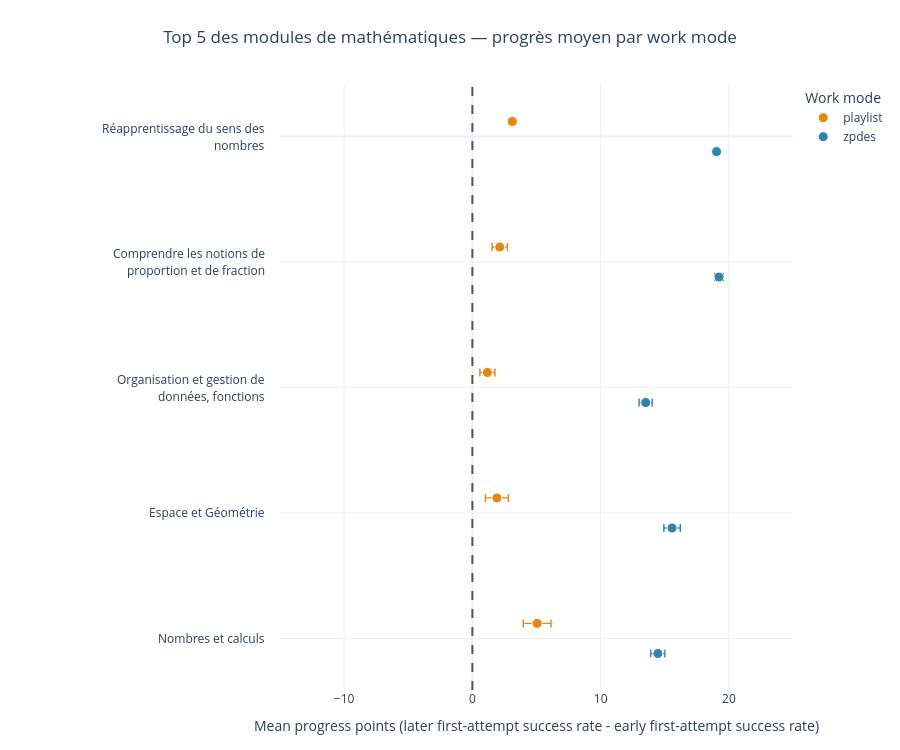
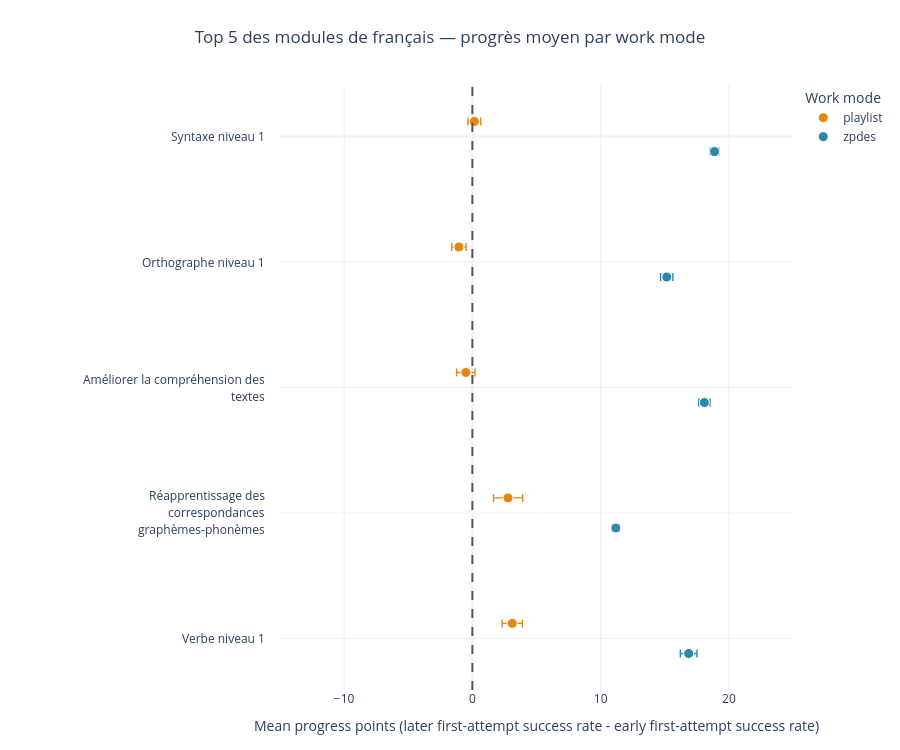

The code cell stored with these charts, in order, in its notebook:
### Markdown cell above
## 12. Display separate maths and French forest plots

These two additional descriptive plots apply the same eligibility, ranking, estimation, and confidence-interval logic as the global forest plot. Ranking is recomputed within each subject: up to five mathematics modules and up to five French modules are selected by pooled raw attempt volume.

### Code cell
# Additional top-five forest plots by subject.
import json

SUBJECT_TOP_N_MODULES = 5
MATHS_MODULE_CODES = {f'M{module_number}' for module_number in range(101, 109)}

with MODULE_CONFIG_JSON.open(encoding='utf-8') as module_config_file:
    configured_modules = json.load(module_config_file)['config']['module']

module_subject = {}
for module_key, module_metadata in configured_modules.items():
    module_code = str(module_metadata.get('code') or f'M{module_key}')
    module_title = module_metadata.get('title') or {}
    module_name = module_title.get('short') or module_title.get('long') or module_code
    module_subject[module_name] = (
        'Math\u00e9matiques' if module_code in MATHS_MODULE_CODES else 'Fran\u00e7ais'
    )

observed_modules = set().union(
    *(set(frame['module'].dropna().unique()) for frame in populations.values())
)
unclassified_modules = observed_modules.difference(module_subject)
if unclassified_modules:
    raise ValueError(
        'Modules without a maths/French catalogue classification: '
        f'{sorted(unclassified_modules)}'
    )


def _style_subject_forest_figure(subject_figure, subject_title, subject_plot_table):
    displayed_count = subject_plot_table['module'].nunique()
    figure_height = max(750, 150 * displayed_count)
    label_annotations = []
    for tick_value, module in zip(
        subject_figure.layout.yaxis.tickvals,
        subject_figure.layout.yaxis.ticktext,
        strict=True,
    ):
        label_lines = textwrap.wrap(
            str(module).replace('-', '\N{NON-BREAKING HYPHEN}'),
            width=MODULE_LABEL_WRAP_WIDTH,
            break_long_words=False,
            break_on_hyphens=False,
        )
        label_center = (len(label_lines) - 1) / 2
        for line_index, label_line in enumerate(label_lines):
            label_annotations.append(
                {
                    'xref': 'paper',
                    'yref': 'y',
                    'x': -0.025,
                    'y': tick_value,
                    'text': label_line,
                    'showarrow': False,
                    'xanchor': 'right',
                    'yanchor': 'middle',
                    'yshift': (label_center - line_index) * 17,
                    'font': {'size': 12, 'color': '#2A3F5F'},
                }
            )
    subject_figure.update_xaxes(range=list(FOREST_X_RANGE))
    subject_figure.update_yaxes(showticklabels=False, title_text='')
    subject_figure.update_layout(
        title=subject_title,
        title_x=0.5,
        height=figure_height,
        margin={'l': 280, 'r': 40, 't': 85, 'b': 60},
        annotations=[
            *list(subject_figure.layout.annotations or ()),
            *label_annotations,
        ],
    )
    return figure_height


subject_forest_outputs = {}
for subject_name, subject_slug in (
    ('Math\u00e9matiques', 'maths'),
    ('Fran\u00e7ais', 'francais'),
):
    subject_modules = {
        module for module, subject in module_subject.items() if subject == subject_name
    }
    subject_populations = {
        population: frame[frame['module'].isin(subject_modules)].copy()
        for population, frame in populations.items()
    }
    subject_activities = {
        population: frame[frame['module'].isin(subject_modules)].copy()
        for population, frame in activity_by_population.items()
    }
    subject_usage, subject_plot_table = build_top_module_plot_table(
        subject_populations,
        subject_activities,
        top_n_modules=SUBJECT_TOP_N_MODULES,
        require_both_work_modes=not ALLOW_SINGLE_MODE_TOP_MODULES,
        plot_by_population=PLOT_BY_POPULATION,
        forest_population=FOREST_POPULATION,
    )
    subject_figure = build_forest_figure(subject_plot_table)
    subject_forest_outputs[subject_slug] = {
        'usage': subject_usage,
        'plot_table': subject_plot_table,
        'figure': subject_figure,
    }

    selected_count = (
        subject_usage.loc[subject_usage['selected_for_plot'], 'module'].nunique()
        if not subject_usage.empty
        else 0
    )
    eligible_count = (
        subject_usage.loc[subject_usage['eligible_for_plot'], 'module'].nunique()
        if not subject_usage.empty
        else 0
    )
    print(
        f'{subject_name}: selected {selected_count} of '
        f'{SUBJECT_TOP_N_MODULES} requested modules from {eligible_count} eligible modules.'
    )
    if subject_figure is None:
        print(f'No {subject_name.lower()} forest plot could be created.')
        continue

    subject_height = _style_subject_forest_figure(
        subject_figure,
        f'Top 5 des modules de {subject_name.lower()} \u2014 progr\u00e8s moyen par work mode',
        subject_plot_table,
    )
    subject_config = {
        'toImageButtonOptions': {
            'format': 'svg',
            'filename': f'work_mode_progress_top_5_{subject_slug}_forest',
            'width': FOREST_EXPORT_WIDTH,
            'height': subject_height,
            'scale': 1,
        },
        'displaylogo': False,
        'responsive': True,
    }
    subject_figure.show(config=subject_config)

### Figure 1 — Plotly figure (JSON) as saved in the notebook; plotly's stock layout.template omitted (floating-point values rounded to 4 significant figures)
{"data": [{"customdata": [[25029, 3095, 2624], [9663, 1436, 1311], [13152, 3663, 1729], [4835, 1470, 549], [2724, 773, 322]], "error_x": {"array": [0.2955, 0.6022, 0.5878, 0.8951, 1.082], "arrayminus": [0.2955, 0.6022, 0.5878, 0.8951, 1.082], "symmetric": false, "thickness": 1.4, "type": "data"}, "hovertemplate": "%{fullData.name}<br>module=%{text}<br>mean_progress=%{x:.2f}<br>rows=%{customdata[0]}<br>students=%{customdata[1]}<br>activities=%{customdata[2]}<extra></extra>", "marker": {"color": "#E68613", "line": {"color": "white", "width": 1}, "size": 10, "symbol": "circle"}, "mode": "markers", "name": "playlist", "text": ["Réapprentissage du sens des nombres", "Comprendre les notions de proportion et de fraction", "Organisation et gestion de données, fonctions", "Espace et Géométrie", "Nombres et calculs"], "type": "scatter", "x": [3.116, 2.133, 1.17, 1.912, 5.051], "y": [-0.12, 0.88, 1.88, 2.88, 3.88]}, {"customdata": [[100528, 9823, 70], [35100, 3262, 68], [16976, 2914, 45], [10252, 1450, 58], [12045, 1385, 75]], "error_x": {"array": [0.186, 0.3351, 0.5091, 0.6432, 0.5481], "arrayminus": [0.186, 0.3351, 0.5091, 0.6432, 0.5481], "symmetric": false, "thickness": 1.4, "type": "data"}, "hovertemplate": "%{fullData.name}<br>module=%{text}<br>mean_progress=%{x:.2f}<br>rows=%{customdata[0]}<br>students=%{customdata[1]}<br>activities=%{customdata[2]}<extra></extra>", "marker": {"color": "#2E86AB", "line": {"color": "white", "width": 1}, "size": 10, "symbol": "circle"}, "mode": "markers", "name": "zpdes", "text": ["Réapprentissage du sens des nombres", "Comprendre les notions de proportion et de fraction", "Organisation et gestion de données, fonctions", "Espace et Géométrie", "Nombres et calculs"], "type": "scatter", "x": [19.04, 19.23, 13.51, 15.57, 14.46], "y": [0.12, 1.12, 2.12, 3.12, 4.12]}], "layout": {"annotations": [{"font": {"color": "#2A3F5F", "size": 12}, "showarrow": false, "text": "Réapprentissage du sens des", "x": -0.025, "xanchor": "right", "xref": "paper", "y": 0, "yanchor": "middle", "yref": "y", "yshift": 8.5}, {"font": {"color": "#2A3F5F", "size": 12}, "showarrow": false, "text": "nombres", "x": -0.025, "xanchor": "right", "xref": "paper", "y": 0, "yanchor": "middle", "yref": "y", "yshift": -8.5}, {"font": {"color": "#2A3F5F", "size": 12}, "showarrow": false, "text": "Comprendre les notions de", "x": -0.025, "xanchor": "right", "xref": "paper", "y": 1, "yanchor": "middle", "yref": "y", "yshift": 8.5}, {"font": {"color": "#2A3F5F", "size": 12}, "showarrow": false, "text": "proportion et de fraction", "x": -0.025, "xanchor": "right", "xref": "paper", "y": 1, "yanchor": "middle", "yref": "y", "yshift": -8.5}, {"font": {"color": "#2A3F5F", "size": 12}, "showarrow": false, "text": "Organisation et gestion de", "x": -0.025, "xanchor": "right", "xref": "paper", "y": 2, "yanchor": "middle", "yref": "y", "yshift": 8.5}, {"font": {"color": "#2A3F5F", "size": 12}, "showarrow": false, "text": "données, fonctions", "x": -0.025, "xanchor": "right", "xref": "paper", "y": 2, "yanchor": "middle", "yref": "y", "yshift": -8.5}, {"font": {"color": "#2A3F5F", "size": 12}, "showarrow": false, "text": "Espace et Géométrie", "x": -0.025, "xanchor": "right", "xref": "paper", "y": 3, "yanchor": "middle", "yref": "y", "yshift": 0}, {"font": {"color": "#2A3F5F", "size": 12}, "showarrow": false, "text": "Nombres et calculs", "x": -0.025, "xanchor": "right", "xref": "paper", "y": 4, "yanchor": "middle", "yref": "y", "yshift": 0}], "height": 750, "legend": {"title": {"text": "Work mode"}}, "margin": {"b": 60, "l": 280, "r": 40, "t": 85}, "shapes": [{"line": {"color": "#555555", "dash": "dash"}, "type": "line", "x0": 0, "x1": 0, "xref": "x", "y0": 0, "y1": 1, "yref": "y domain"}], "title": {"text": "Top 5 des modules de mathématiques — progrès moyen par work mode", "x": 0.5}, "xaxis": {"range": [-15, 25], "title": {"text": "Mean progress points (later first-attempt success rate - early first-attempt success rate)"}}, "yaxis": {"autorange": "reversed", "showticklabels": false, "tickmode": "array", "ticktext": ["Réapprentissage du sens des nombres", "Comprendre les notions de proportion et de fraction", "Organisation et gestion de données, fonctions", "Espace et Géométrie", "Nombres et calculs"], "tickvals": [0, 1, 2, 3, 4], "title": {"text": ""}}}}

### Figure 2 — Plotly figure (JSON) as saved in the notebook; plotly's stock layout.template omitted (floating-point values rounded to 4 significant figures)
{"data": [{"customdata": [[11883, 1709, 1078], [8213, 1196, 835], [4727, 828, 669], [1556, 222, 245], [5148, 713, 554]], "error_x": {"array": [0.4984, 0.5599, 0.7182, 1.139, 0.7845], "arrayminus": [0.4984, 0.5599, 0.7182, 1.139, 0.7845], "symmetric": false, "thickness": 1.4, "type": "data"}, "hovertemplate": "%{fullData.name}<br>module=%{text}<br>mean_progress=%{x:.2f}<br>rows=%{customdata[0]}<br>students=%{customdata[1]}<br>activities=%{customdata[2]}<extra></extra>", "marker": {"color": "#E68613", "line": {"color": "white", "width": 1}, "size": 10, "symbol": "circle"}, "mode": "markers", "name": "playlist", "text": ["Syntaxe niveau 1", "Orthographe niveau 1", "Améliorer la compréhension des textes", "Réapprentissage des correspondances graphèmes-phonèmes", "Verbe niveau 1"], "type": "scatter", "x": [0.1529, -1.049, -0.5123, 2.784, 3.11], "y": [-0.12, 0.88, 1.88, 2.88, 3.88]}, {"customdata": [[35015, 3414, 60], [21316, 3231, 38], [21553, 2399, 33], [26950, 1664, 148], [8523, 1479, 38]], "error_x": {"array": [0.329, 0.4781, 0.4368, 0.2657, 0.6481], "arrayminus": [0.329, 0.4781, 0.4368, 0.2657, 0.6481], "symmetric": false, "thickness": 1.4, "type": "data"}, "hovertemplate": "%{fullData.name}<br>module=%{text}<br>mean_progress=%{x:.2f}<br>rows=%{customdata[0]}<br>students=%{customdata[1]}<br>activities=%{customdata[2]}<extra></extra>", "marker": {"color": "#2E86AB", "line": {"color": "white", "width": 1}, "size": 10, "symbol": "circle"}, "mode": "markers", "name": "zpdes", "text": ["Syntaxe niveau 1", "Orthographe niveau 1", "Améliorer la compréhension des textes", "Réapprentissage des correspondances graphèmes-phonèmes", "Verbe niveau 1"], "type": "scatter", "x": [18.88, 15.15, 18.09, 11.19, 16.86], "y": [0.12, 1.12, 2.12, 3.12, 4.12]}], "layout": {"annotations": [{"font": {"color": "#2A3F5F", "size": 12}, "showarrow": false, "text": "Syntaxe niveau 1", "x": -0.025, "xanchor": "right", "xref": "paper", "y": 0, "yanchor": "middle", "yref": "y", "yshift": 0}, {"font": {"color": "#2A3F5F", "size": 12}, "showarrow": false, "text": "Orthographe niveau 1", "x": -0.025, "xanchor": "right", "xref": "paper", "y": 1, "yanchor": "middle", "yref": "y", "yshift": 0}, {"font": {"color": "#2A3F5F", "size": 12}, "showarrow": false, "text": "Améliorer la compréhension des", "x": -0.025, "xanchor": "right", "xref": "paper", "y": 2, "yanchor": "middle", "yref": "y", "yshift": 8.5}, {"font": {"color": "#2A3F5F", "size": 12}, "showarrow": false, "text": "textes", "x": -0.025, "xanchor": "right", "xref": "paper", "y": 2, "yanchor": "middle", "yref": "y", "yshift": -8.5}, {"font": {"color": "#2A3F5F", "size": 12}, "showarrow": false, "text": "Réapprentissage des", "x": -0.025, "xanchor": "right", "xref": "paper", "y": 3, "yanchor": "middle", "yref": "y", "yshift": 17}, {"font": {"color": "#2A3F5F", "size": 12}, "showarrow": false, "text": "correspondances", "x": -0.025, "xanchor": "right", "xref": "paper", "y": 3, "yanchor": "middle", "yref": "y", "yshift": 0}, {"font": {"color": "#2A3F5F", "size": 12}, "showarrow": false, "text": "graphèmes‑phonèmes", "x": -0.025, "xanchor": "right", "xref": "paper", "y": 3, "yanchor": "middle", "yref": "y", "yshift": -17}, {"font": {"color": "#2A3F5F", "size": 12}, "showarrow": false, "text": "Verbe niveau 1", "x": -0.025, "xanchor": "right", "xref": "paper", "y": 4, "yanchor": "middle", "yref": "y", "yshift": 0}], "height": 750, "legend": {"title": {"text": "Work mode"}}, "margin": {"b": 60, "l": 280, "r": 40, "t": 85}, "shapes": [{"line": {"color": "#555555", "dash": "dash"}, "type": "line", "x0": 0, "x1": 0, "xref": "x", "y0": 0, "y1": 1, "yref": "y domain"}], "title": {"text": "Top 5 des modules de français — progrès moyen par work mode", "x": 0.5}, "xaxis": {"range": [-15, 25], "title": {"text": "Mean progress points (later first-attempt success rate - early first-attempt success rate)"}}, "yaxis": {"autorange": "reversed", "showticklabels": false, "tickmode": "array", "ticktext": ["Syntaxe niveau 1", "Orthographe niveau 1", "Améliorer la compréhension des textes", "Réapprentissage des correspondances graphèmes-phonèmes", "Verbe niveau 1"], "tickvals": [0, 1, 2, 3, 4], "title": {"text": ""}}}}
